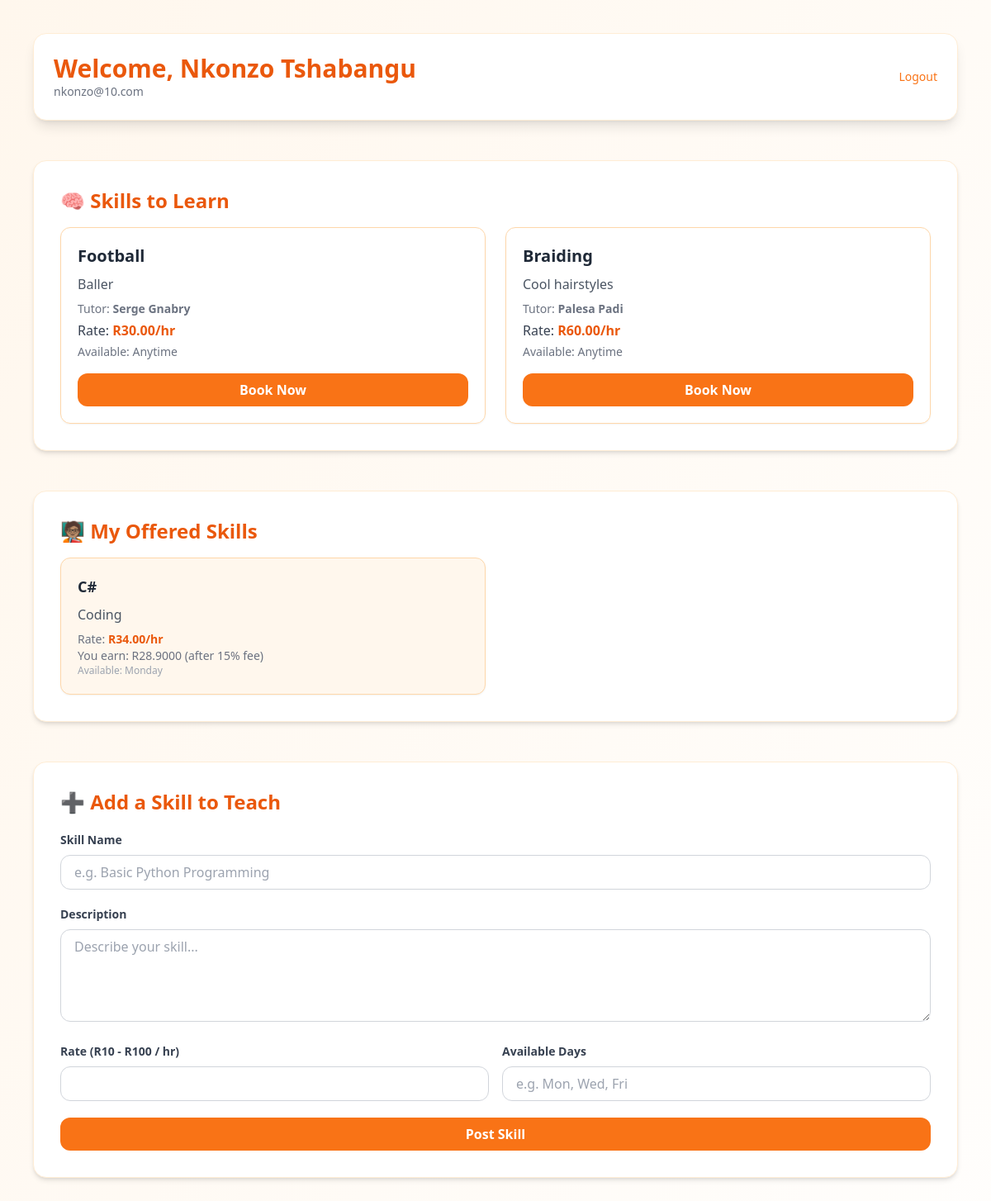
The app's page /dashboard/ (signed in) with its own data.
### skill_app/models.py (models this page shows, shortened)
class User(models.Model):
    email = models.EmailField(primary_key=True, unique=True)
    name = models.CharField(max_length=50)
    surname = models.CharField(max_length=50)
    password = models.CharField(max_length=128)

class SkillAd(models.Model):
    user = models.ForeignKey('User', on_delete=models.CASCADE)
    title = models.CharField(max_length=100)
    description = models.TextField()
    rate = models.DecimalField(max_digits=6, decimal_places=2)
    available_days = models.CharField(max_length=100)
    @property
    def user_earnings(self):
        return self.rate * Decimal('0.85')  # 15% taken by platform

### skill_app/views.py (the view, shortened to what this page needs)
# urls.py: path('dashboard/', views.dashboard, name='dashboard'),
def dashboard(request):
    user_email = request.session.get('user_email')
    if not user_email:
        messages.error(request, "Please log in first.")
        return redirect('login')
    user = User.objects.get(email=user_email)
    other_ads = SkillAd.objects.exclude(user=user)
    my_ads = SkillAd.objects.filter(user=user)
    return render(request, 'skill_app/dashboard.html', {
        'user': user,
        'other_ads': other_ads,
        'my_ads': my_ads
    })

### skill_app/templates/skill_app/dashboard.html (shortened to what this page needs)
{% extends 'skill_app/home.html' %}
{% load static %}
{% block body %}
<div class="min-h-screen bg-gradient-to-br from-orange-50 to-white p-10">
  <div class="max-w-6xl mx-auto space-y-12">
    <div class="bg-white shadow-lg rounded-2xl p-6 border border-orange-100 flex justify-between items-center">
      <div>
        <h1 class="text-3xl font-bold text-orange-600">Welcome, {{ user.name }} {{ user.surname }}</h1>
        <p class="text-gray-500 text-sm">{{ user.email }}</p>
      </div>
      <a href="{% url 'logout' %}" class="text-sm text-orange-500 hover:underline">Logout</a>
    </div>
    <section class="bg-white p-8 shadow-md rounded-2xl border border-orange-100">
      <h2 class="text-2xl font-bold text-orange-600 mb-4">🧠 Skills to Learn</h2>
      {% if other_ads %}
      <div class="grid md:grid-cols-2 gap-6">
        {% for ad in other_ads %}
        <div class="p-5 border border-orange-200 rounded-xl shadow-sm hover:shadow-md transition">
          <h3 class="text-xl font-semibold text-gray-800">{{ ad.title }}</h3>
          <p class="text-gray-600 mt-2">{{ ad.description|truncatewords:20 }}</p>
          <p class="text-gray-500 text-sm mt-2">Tutor: <strong>{{ ad.user.name }} {{ ad.user.surname }}</strong></p>
          <p class="mt-1 text-gray-700 font-medium">Rate: <span class="text-orange-600 font-semibold">R{{ ad.rate }}/hr</span></p>
          <p class="text-sm text-gray-500 mt-1">Available: {{ ad.available_days }}</p>
          <button
            class="mt-4 w-full bg-orange-500 hover:bg-orange-600 text-white rounded-xl py-2 font-semibold transition">Book
            Now</button>
        </div>
        {% endfor %}
      </div>
      {% else %}
      <p class="text-gray-500 italic">No available skills yet. Check back soon!</p>
      {% endif %}
    </section>
    <section class="bg-white p-8 shadow-md rounded-2xl border border-orange-100">
      <h2 class="text-2xl font-bold text-orange-600 mb-4">🧑🏽‍🏫 My Offered Skills</h2>
      {% if my_ads %}
      <div class="grid md:grid-cols-2 gap-6">
        {% for ad in my_ads %}
        <div class="p-5 border border-orange-200 rounded-xl shadow-sm bg-orange-50">
          <h3 class="text-lg font-semibold text-gray-800">{{ ad.title }}</h3>
          <p class="text-gray-600 mt-2">{{ ad.description }}</p>
          <p class="text-gray-500 text-sm mt-2">Rate: <span class="text-orange-600 font-semibold">R{{ ad.rate }}/hr</span></p>
          <p class="text-gray-500 text-sm">You earn: R{{ ad.user_earnings }} (after 15% fee)</p>
          <p class="text-gray-400 text-xs">Available: {{ ad.available_days }}</p>
        </div>
        {% endfor %}
      </div>
      {% else %}
      <p class="text-gray-500 italic">You haven’t added any skills yet.</p>
      {% endif %}
    </section>
    <section class="bg-white p-8 shadow-md rounded-2xl border border-orange-100">
      <h2 class="text-2xl font-bold text-orange-600 mb-4">➕ Add a Skill to Teach</h2>
      <form method="post" class="space-y-5">
        <div>
          <label class="block text-sm font-semibold text-gray-700 mb-2">Skill Name</label>
          <input type="text" name="title" placeholder="e.g. Basic Python Programming" required
            class="w-full border border-gray-300 rounded-xl px-4 py-2 focus:ring-2 focus:ring-orange-400 focus:outline-none">
        </div>
        <div>
          <label class="block text-sm font-semibold text-gray-700 mb-2">Description</label>
          <textarea name="description" placeholder="Describe your skill..." required
            class="w-full border border-gray-300 rounded-xl px-4 py-2 h-28 focus:ring-2 focus:ring-orange-400 focus:outline-none"></textarea>
        </div>
        <div class="grid grid-cols-2 gap-4">
          <div>
            <label class="block text-sm font-semibold text-gray-700 mb-2">Rate (R10 - R100 / hr)</label>
            <input type="number" name="rate" min="10" max="100" required
              class="w-full border border-gray-300 rounded-xl px-4 py-2 focus:ring-2 focus:ring-orange-400 focus:outline-none">
          </div>
          <div>
            <label class="block text-sm font-semibold text-gray-700 mb-2">Available Days</label>
            <input type="text" name="available_days" placeholder="e.g. Mon, Wed, Fri" required
              class="w-full border border-gray-300 rounded-xl px-4 py-2 focus:ring-2 focus:ring-orange-400 focus:outline-none">
          </div>
        </div>
        <button type="submit"
          class="w-full bg-orange-500 text-white py-2 rounded-xl font-semibold hover:bg-orange-600 transition-all duration-300">
          Post Skill
        </button>
      </form>
    </section>
  </div>
</div>
{% endblock %}

### skill_app/templates/skill_app/home.html (shortened to what this page needs)
{% load static %}
<!doctype html>
<html lang="en">
<head>
  <script src="https://cdn.tailwindcss.com"></script>
</head>
<body class="antialiased text-gray-800 bg-gray-50">
{% block body%}{%endblock%}
</body>
</html>

### records on screen
User: name "Nkonzo", surname "Tshabangu", email "nkonzo@10.com"
SkillAd: title "Football", description "Baller", user.name "Serge", user.surname "Gnabry", rate "30.00", available_days "Anytime"
SkillAd: title "Braiding", description "Cool hairstyles", user.name "Palesa", user.surname "Padi", rate "60.00", available_days "Anytime"
SkillAd: title "C#", description "Coding", rate "34.00", user_earnings "28.9000", available_days "Monday"
